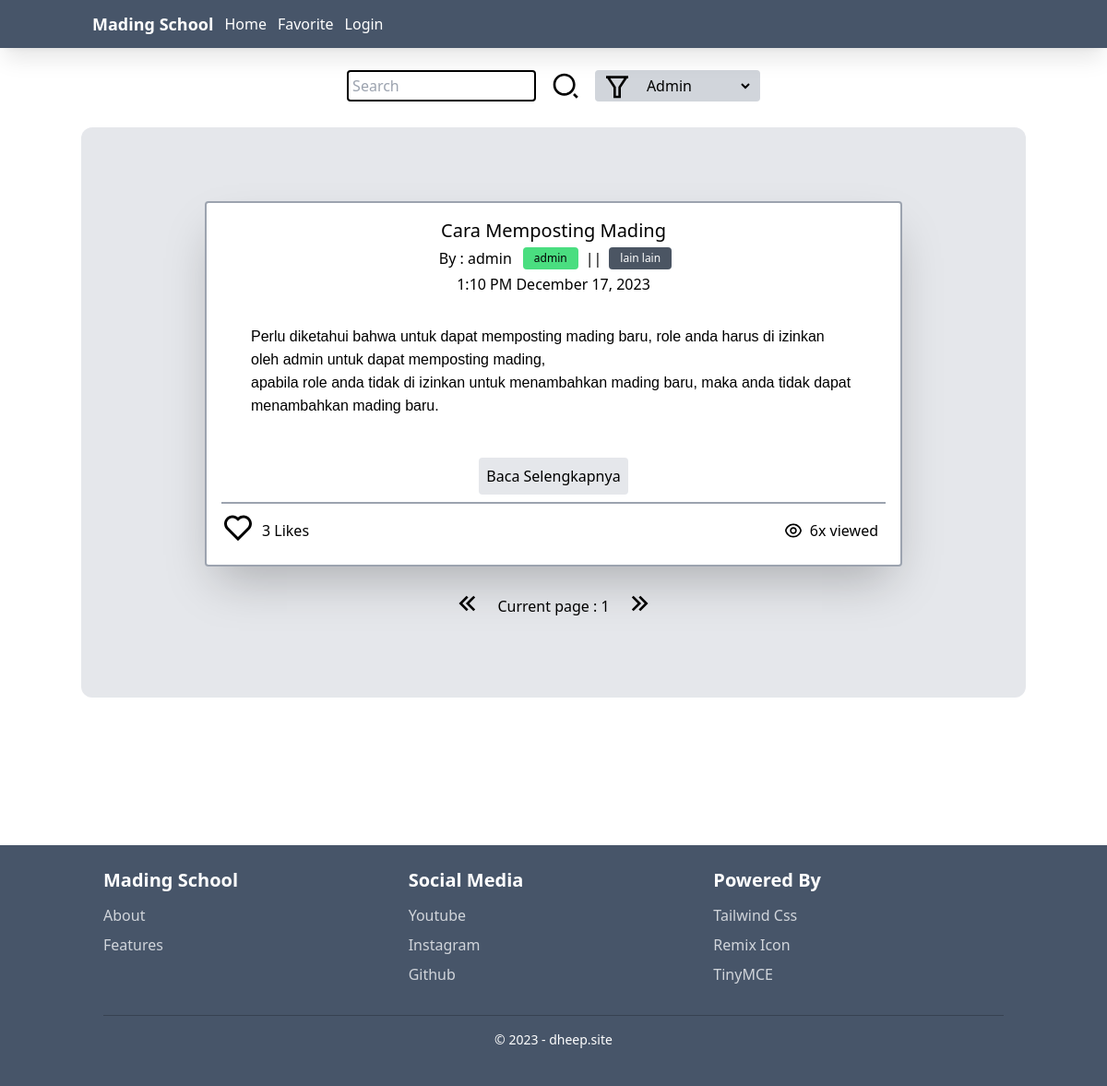
The page /MadingSchool/index.php?filter=admin on the database its author committed.
### tables this page shows
CREATE TABLE `posts` (
  `id` int(50) NOT NULL,
  `judul` varchar(100) NOT NULL,
  `isi` longtext NOT NULL,
  `user_id` int(50) NOT NULL,
  `deploy_date` timestamp NULL DEFAULT NULL,
  `is_allowed` tinyint(1) NOT NULL DEFAULT 0,
  `category` varchar(255) NOT NULL
);

CREATE TABLE `users` (
  `id` int(50) NOT NULL,
  `nama` varchar(50) NOT NULL,
  `email` varchar(100) NOT NULL,
  `password` varchar(255) NOT NULL,
  `role` varchar(55) NOT NULL,
  `created_at` date NOT NULL DEFAULT current_timestamp()
);

CREATE TABLE `posts_interaction` (
  `id` int(50) NOT NULL,
  `id_post` int(50) NOT NULL,
  `likes_total` int(255) NOT NULL,
  `views_total` int(255) NOT NULL
);

### MadingSchool/function.php (called while the page is built, shortened)
<?php
function conn(){
$servername = "localhost";
$username = "root";
$password = "";
$database = "db_madingschool";
$conn = mysqli_connect($servername, $username, $password, $database);
return $conn;
}
function getFilterPosts($filter,$searchTerm,$current_page){
    $sql = '';
    switch($filter){
        default:
            $sql .= getSqlByRole($filter);
            $sql .= sqlSearchPost($searchTerm);
            $sql .= sqlOrderBy("id","ASC");
        break;
    }
    return mysqli_query(conn(),$sql);
}
function getSqlByRole($role){
        $sql = "SELECT posts.*, users.role, users.nama FROM posts INNER JOIN users ON posts.user_id = users.id WHERE users.role = '$role' ";
        $sql .= opAndRelease();
    return $sql;
}
function sqlSearchPost($searchTerm){
    $sql = '';
    return $sql;
}
function sqlOrderBy($by,$order){
$sql = "ORDER BY $by $order";
return $sql;
}
function getPostsInteracByPostId($id){
    $sql = "SELECT * FROM posts_interaction WHERE id_post = '$id'";
    return mysqli_fetch_assoc(mysqli_query(conn(),$sql));
}
function checkIsLiked($user_id,$post_id){
    $sql = "SELECT * FROM users_fav WHERE id_user = '$user_id' AND id_liked_post ='$post_id'";
    $result = mysqli_query(conn(), $sql);
    if ($result) {
        $row_count = mysqli_num_rows($result);
        return $row_count;
    }
}
function getUserByEmail($email){
    $sql = "SELECT * FROM users WHERE email = '$email'";
    return mysqli_query(conn(),$sql);
}
function getUserIdByEmail($email){
    $sql = "SELECT users.id FROM users WHERE email = '$email'";
    return mysqli_fetch_assoc(mysqli_query(conn(),$sql))['id'];
}
function opAndRelease(){
    $sql = " AND is_allowed = true AND NOW() >= deploy_date ";
    return $sql;
}
function setBadgeColor($role){
    switch($role){
        case "admin":
            return "bg-green-400";
        break;
        case "lain lain":
            return "bg-gray-600 text-white";
        break;
    }
}
function formatDateTime($dateTimeString) {
    $dateTime = new DateTime($dateTimeString);
    $formattedDate = $dateTime->format('g:i A F j, Y');
    return $formattedDate;
}

### MadingSchool/index.php (the view, shortened to what this page needs)
<?php
    include "function.php";
    $searchTerm = isset($_POST['search'])? $_POST['search'] : '';
    $page = $_SESSION['page'];
    $selectedFilter = isset( $_POST['filter'])? $_POST['filter']: (isset($_GET['filter'])? $_GET['filter'] : 'all');
    $posts = getFilterPosts($selectedFilter,$searchTerm,$page);
    $email = isset($_SESSION['login'])? $_SESSION['login']: 'guest';
    $user_Roles = mysqli_fetch_assoc(getUserByEmail($email))['role'];
    $userId = getUserIdByEmail($email);
?>
<!DOCTYPE html>
<html lang="en">
<head>
    <link href="
https://cdn.jsdelivr.net/npm/remixicon@3.7.0/fonts/remixicon.min.css
" rel="stylesheet">
    <script src="https://cdn.tailwindcss.com"></script>
    <link href="jQuery-Plugin-For-Animated-Stackable-Toast-Messages-Toast/src/jquery.toast.css" rel="stylesheet" type="text/css">
</head>
<body>
    <?php include "components/navbar.php" ?>
    <div class="container mx-auto">
        <section id='post'>
            <?php include 'components/search.php' ?>
            <div
                class="post-wrapper flex flex-col gap-6 items-center bg-gray-200 mt-7 rounded-xl p-2 justify-center py-20 text-xs md:text-base">
                <?php foreach ($posts as $data): ?>
                <div id="<?php echo $data['id'] ?>" class="post-card bg-white md:w-3/4 w-[90%] border-2 border-gray-400 rounded p-4 shadow-2xl">
                    <h3 class="text-xl text-center font-medium">
                        <?php echo htmlspecialchars($data['judul']) ?>
                    </h3>
                    <div class="flex flex-col items-center justify-center w-full text-base sm:text-base text-xs">
                        <div class="flex flex-col-reverse w-full gap-2 justify-center items-center md:flex-row">
                            <div class="flex justify-center w-fit p-1 ">
                                <p>By : <?php echo $data['nama'] ?></p>
                            </div>
                            <div class="flex gap-2">
                                <div
                                    class="badge text-xs <?php echo setBadgeColor($data['role']) ?> h-auto p-1 px-3 rounded">
                                    <?php echo $data['role'] ?>
                                </div>
                                <p>||</p>
                                <div
                                    class="badge text-xs <?php echo setBadgeColor($data['category']) ?> h-auto p-1 w-fit px-3 rounded">
                                    <?php echo $data['category'] ?>
                                </div>
                            </div>
                        </div>
                        <p>
                            <?= formatDatetime($data['deploy_date'] )?>
                        </p>
                    </div>
                    <div class="md:p-8 max-h-40 overflow-hidden p-2">
                        <?php echo ($data['isi']) ?>
                    </div>
                    <div class="flex gap-2 items-center">
                        <a href="view.php?id=<?php echo $data['id'] ?>" class="btn w-fit hover:w-3/4 mx-auto text-center mt-4 bg-gray-200 p-2 rounded duration-700 ease-in-out">Baca
                            Selengkapnya
                        </a>
                    </div>
                    <div class="flex gap-2 items-center border-t-2 mt-2 pt-2 border-t-gray-400">
                        <div>
                            <button <?php $postId=$data['id']; echo "id='Like-btn-$postId'" ?> onclick="likePost(
                                <?php echo $postId ?>,<?php echo $userId ?>)" class="transition-all duration-600 active:scale-150">
                                <img src="<?php echo checkIsLiked($userId, $postId) ? 'resource/icon/heart-fill.svg' : 'resource/icon/heart-line.svg';?>"
                                id="like-img-<?php echo $data['id'] ?>" alt="heart line" class="w-9">
                            </button>
                        </div>
                        <p id="like-count-<?php echo $data['id'] ?>">
                            <?php echo getPostsInteracByPostId($data['id'])['likes_total'] ?> Likes
                        </p>
                        <div class="ms-auto flex gap-2">
                            <img class="w-5" src="resource/icon/eye-line.svg";
                            <p id="like-count-<?php echo $data['id'] ?>">
                                <?php echo getPostsInteracByPostId($data['id'])['views_total'] ?>x viewed
                        </div>
                    </div>
                </div>
                <?php endforeach ?>
                <?php include 'components/changePage.php' ?>
            </div>
        </section>
    </div>
    <?php include 'components/footer.php' ?>
</body>
</html>

### rows shown on the page
posts: judul "Cara Memposting Mading", user.nama "admin", user.role "admin", category "lain lain", deploy_date "1:10 PM December 17, 2023", isi "Perlu diketahui bahwa untuk dapat memposting mading baru, role anda harus di izinkan oleh admin untuk dapat memposting mading, apabila role anda tidak di izinkan untuk menambahkan mading baru, maka anda tidak dapat menambahkan mading baru.", id.likes_total "3", id.views_total "6"

### other values the page prints
$page "1"
